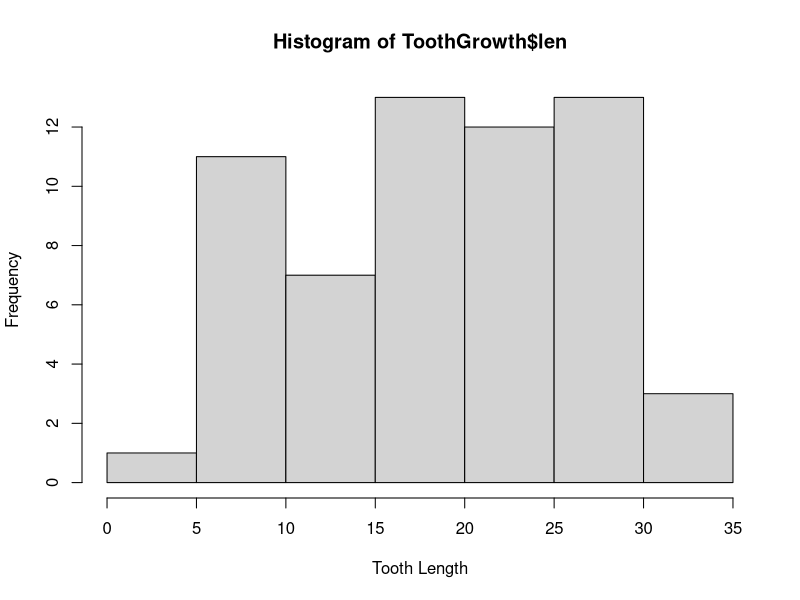
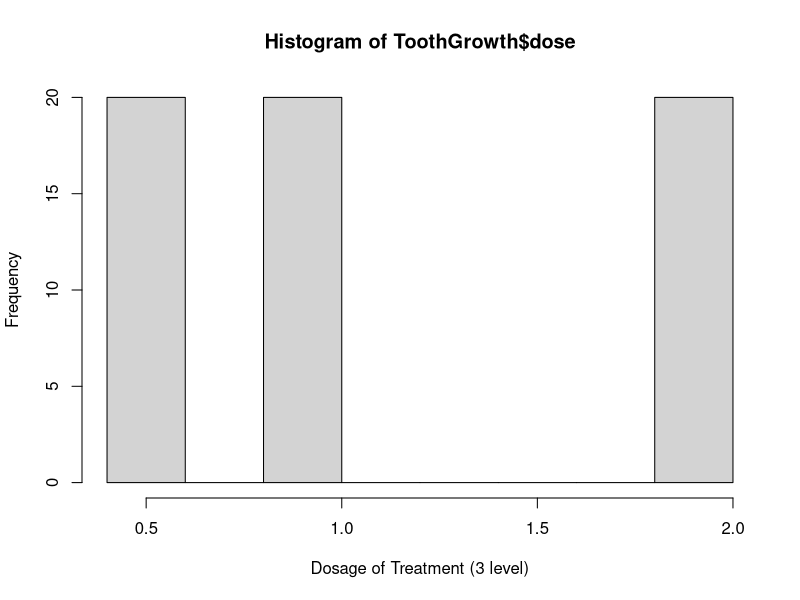
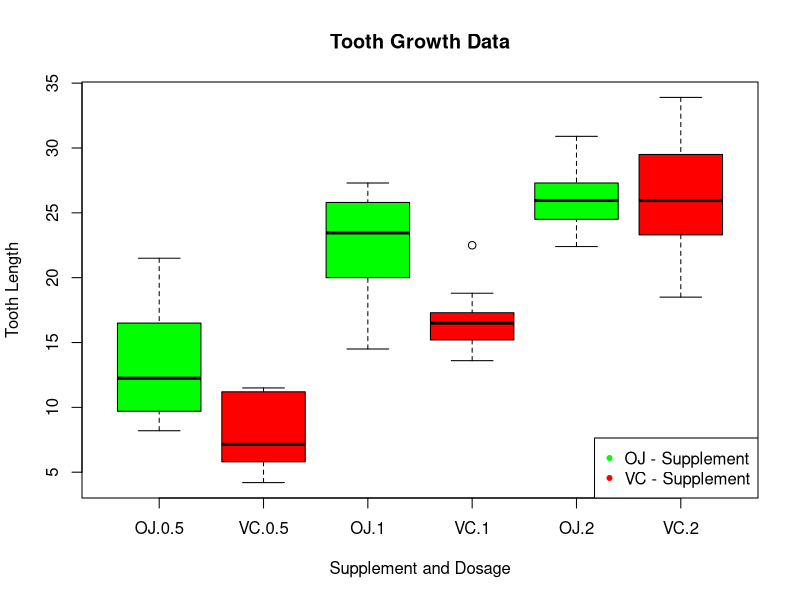

Write the R code that produced these figures, in order. (Note: this script raises an error after producing the figures.)
 #Part 2: Basic Inferential Data Analysis Instructionsless 
#Now in the second portion of the project, we're going 
#to analyze the ToothGrowth data in the R datasets package.

#1. Load the ToothGrowth data and perform some basic exploratory 
        #data analyses
#2. Provide a basic summary of the data.
#3. Use confidence intervals and/or hypothesis tests to compare 
        #tooth growth by supp and dose. (Only use the techniques 
        #from class, even if there's other approaches worth 
        #considering)
#4. State your conclusions and the assumptions needed for your 
        #conclusions.

#Clear Working Environment
rm(list=ls())
cat("\f")

#Loading necessary libraries
library(readr)
library(dplyr)
library(ggplot2)

#Task1 - Exploratory Data Analysis
data(ToothGrowth)
dim(ToothGrowth)
str(ToothGrowth)
summary(ToothGrowth)

hist(ToothGrowth$len, xlab = "Tooth Length")
hist(ToothGrowth$dose, xlab = "Dosage of Treatment (3 level)")

boxplot(len ~ supp*dose, 
        data=ToothGrowth,
        main="Tooth Growth Data", 
        xlab="Supplement and Dosage", 
        ylab="Tooth Length",
        col=c("green","red"))
legend("bottomright", pch=20, legend=c("OJ - Supplement","VC - Supplement"),col=c("green","red"))

#Task 2 - Summarize the results

##Blabla thats for the report

#Task 3 - Test Hypotheses and give Confidence Intervals and Tests

t.test(len ~ supp, paired = FALSE, var.equal = TRUE, data = ToothGrowth)

test1 <- lm(len ~ dose, data = ToothGrowth); summary(test1)

test2 <- lm(len ~ supp, data = ToothGrowth); summary(test2)

test3 <- lm(len ~ supp + dose, data = ToothGrowth); summary(test3)

#Task 4 -  conclusions and the assumptions

#1. The orange juice treatment has got a higher impact on teeth growth, 
        #but it is not significantly different from the Vitamin treatment ("VC").
#2. The Vitamin Dosage has got a significant impact in teeth growth.

##Assumptions?!